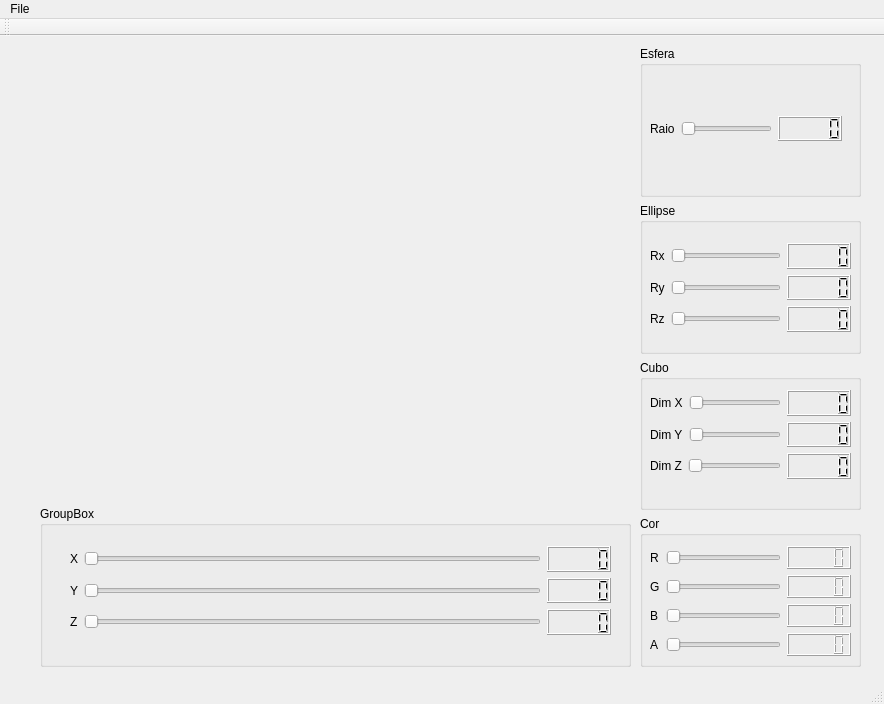
<?xml version="1.0" encoding="UTF-8"?>
<ui version="4.0">
 <class>MainWindow</class>
 <widget class="QMainWindow" name="MainWindow">
  <property name="geometry">
   <rect>
    <x>0</x>
    <y>0</y>
    <width>884</width>
    <height>704</height>
   </rect>
  </property>
  <property name="windowTitle">
   <string>MainWindow</string>
  </property>
  <widget class="QWidget" name="centralwidget">
   <widget class="QGroupBox" name="groupBox">
    <property name="geometry">
     <rect>
      <x>40</x>
      <y>470</y>
      <width>591</width>
      <height>161</height>
     </rect>
    </property>
    <property name="title">
     <string>GroupBox</string>
    </property>
    <widget class="QWidget" name="layoutWidget_4">
     <property name="geometry">
      <rect>
       <x>30</x>
       <y>40</y>
       <width>541</width>
       <height>89</height>
      </rect>
     </property>
     <layout class="QVBoxLayout" name="verticalLayout_4">
      <item>
       <layout class="QHBoxLayout" name="horizontalLayout_11">
        <item>
         <widget class="QLabel" name="label_15">
          <property name="text">
           <string>X</string>
          </property>
         </widget>
        </item>
        <item>
         <widget class="QSlider" name="horizontalSlider_15">
          <property name="orientation">
           <enum>Qt::Horizontal</enum>
          </property>
         </widget>
        </item>
        <item>
         <widget class="QLCDNumber" name="lcdNumber_15"/>
        </item>
       </layout>
      </item>
      <item>
       <layout class="QHBoxLayout" name="horizontalLayout_12">
        <item>
         <widget class="QLabel" name="label_16">
          <property name="text">
           <string>Y</string>
          </property>
         </widget>
        </item>
        <item>
         <widget class="QSlider" name="horizontalSlider_16">
          <property name="orientation">
           <enum>Qt::Horizontal</enum>
          </property>
         </widget>
        </item>
        <item>
         <widget class="QLCDNumber" name="lcdNumber_16"/>
        </item>
       </layout>
      </item>
      <item>
       <layout class="QHBoxLayout" name="horizontalLayout_13">
        <item>
         <widget class="QLabel" name="label_17">
          <property name="text">
           <string>Z</string>
          </property>
         </widget>
        </item>
        <item>
         <widget class="QSlider" name="horizontalSlider_17">
          <property name="orientation">
           <enum>Qt::Horizontal</enum>
          </property>
         </widget>
        </item>
        <item>
         <widget class="QLCDNumber" name="lcdNumber_17"/>
        </item>
       </layout>
      </item>
     </layout>
    </widget>
   </widget>
   <widget class="QWidget" name="widget" native="true">
    <property name="geometry">
     <rect>
      <x>10</x>
      <y>10</y>
      <width>611</width>
      <height>461</height>
     </rect>
    </property>
   </widget>
   <widget class="QWidget" name="">
    <property name="geometry">
     <rect>
      <x>640</x>
      <y>10</y>
      <width>221</width>
      <height>621</height>
     </rect>
    </property>
    <layout class="QVBoxLayout" name="verticalLayout_2">
     <item>
      <widget class="QGroupBox" name="SphereBox">
       <property name="title">
        <string>Esfera</string>
       </property>
       <widget class="QWidget" name="layoutWidget">
        <property name="geometry">
         <rect>
          <x>10</x>
          <y>70</y>
          <width>192</width>
          <height>25</height>
         </rect>
        </property>
        <layout class="QHBoxLayout" name="horizontalLayout">
         <item>
          <widget class="QLabel" name="label_5">
           <property name="text">
            <string>Raio</string>
           </property>
          </widget>
         </item>
         <item>
          <widget class="QSlider" name="horizontalSlider_5">
           <property name="orientation">
            <enum>Qt::Horizontal</enum>
           </property>
          </widget>
         </item>
         <item>
          <widget class="QLCDNumber" name="lcdNumber_5"/>
         </item>
        </layout>
       </widget>
      </widget>
     </item>
     <item>
      <widget class="QGroupBox" name="EllipseBox">
       <property name="title">
        <string>Ellipse</string>
       </property>
       <widget class="QWidget" name="layoutWidget">
        <property name="geometry">
         <rect>
          <x>10</x>
          <y>40</y>
          <width>201</width>
          <height>89</height>
         </rect>
        </property>
        <layout class="QVBoxLayout" name="verticalLayout">
         <item>
          <layout class="QHBoxLayout" name="horizontalLayout_2">
           <item>
            <widget class="QLabel" name="label_6">
             <property name="text">
              <string>Rx</string>
             </property>
            </widget>
           </item>
           <item>
            <widget class="QSlider" name="horizontalSlider_6">
             <property name="orientation">
              <enum>Qt::Horizontal</enum>
             </property>
            </widget>
           </item>
           <item>
            <widget class="QLCDNumber" name="lcdNumber_6"/>
           </item>
          </layout>
         </item>
         <item>
          <layout class="QHBoxLayout" name="horizontalLayout_3">
           <item>
            <widget class="QLabel" name="label_7">
             <property name="text">
              <string>Ry</string>
             </property>
            </widget>
           </item>
           <item>
            <widget class="QSlider" name="horizontalSlider_7">
             <property name="orientation">
              <enum>Qt::Horizontal</enum>
             </property>
            </widget>
           </item>
           <item>
            <widget class="QLCDNumber" name="lcdNumber_7"/>
           </item>
          </layout>
         </item>
         <item>
          <layout class="QHBoxLayout" name="horizontalLayout_4">
           <item>
            <widget class="QLabel" name="label_8">
             <property name="text">
              <string>Rz</string>
             </property>
            </widget>
           </item>
           <item>
            <widget class="QSlider" name="horizontalSlider_8">
             <property name="orientation">
              <enum>Qt::Horizontal</enum>
             </property>
            </widget>
           </item>
           <item>
            <widget class="QLCDNumber" name="lcdNumber_8"/>
           </item>
          </layout>
         </item>
        </layout>
       </widget>
      </widget>
     </item>
     <item>
      <widget class="QGroupBox" name="BoxBox">
       <property name="title">
        <string>Cubo</string>
       </property>
       <widget class="QWidget" name="layoutWidget_3">
        <property name="geometry">
         <rect>
          <x>10</x>
          <y>30</y>
          <width>201</width>
          <height>89</height>
         </rect>
        </property>
        <layout class="QVBoxLayout" name="verticalLayout_3">
         <item>
          <layout class="QHBoxLayout" name="horizontalLayout_8">
           <item>
            <widget class="QLabel" name="label_12">
             <property name="text">
              <string>Dim X</string>
             </property>
            </widget>
           </item>
           <item>
            <widget class="QSlider" name="horizontalSlider_12">
             <property name="orientation">
              <enum>Qt::Horizontal</enum>
             </property>
            </widget>
           </item>
           <item>
            <widget class="QLCDNumber" name="lcdNumber_12"/>
           </item>
          </layout>
         </item>
         <item>
          <layout class="QHBoxLayout" name="horizontalLayout_9">
           <item>
            <widget class="QLabel" name="label_13">
             <property name="text">
              <string>Dim Y</string>
             </property>
            </widget>
           </item>
           <item>
            <widget class="QSlider" name="horizontalSlider_13">
             <property name="orientation">
              <enum>Qt::Horizontal</enum>
             </property>
            </widget>
           </item>
           <item>
            <widget class="QLCDNumber" name="lcdNumber_13"/>
           </item>
          </layout>
         </item>
         <item>
          <layout class="QHBoxLayout" name="horizontalLayout_10">
           <item>
            <widget class="QLabel" name="label_14">
             <property name="text">
              <string>Dim Z</string>
             </property>
            </widget>
           </item>
           <item>
            <widget class="QSlider" name="horizontalSlider_14">
             <property name="orientation">
              <enum>Qt::Horizontal</enum>
             </property>
            </widget>
           </item>
           <item>
            <widget class="QLCDNumber" name="lcdNumber_14"/>
           </item>
          </layout>
         </item>
        </layout>
       </widget>
      </widget>
     </item>
     <item>
      <widget class="QGroupBox" name="ColorBox">
       <property name="title">
        <string>Cor</string>
       </property>
       <widget class="QWidget" name="layoutWidget">
        <property name="geometry">
         <rect>
          <x>10</x>
          <y>30</y>
          <width>201</width>
          <height>112</height>
         </rect>
        </property>
        <layout class="QGridLayout" name="gridLayout">
         <item row="0" column="0">
          <widget class="QLabel" name="label">
           <property name="text">
            <string>R</string>
           </property>
          </widget>
         </item>
         <item row="0" column="1">
          <widget class="QSlider" name="horizontalSlider">
           <property name="orientation">
            <enum>Qt::Horizontal</enum>
           </property>
          </widget>
         </item>
         <item row="0" column="2">
          <widget class="QLCDNumber" name="lcdNumber"/>
         </item>
         <item row="1" column="0">
          <widget class="QLabel" name="label_2">
           <property name="text">
            <string>G</string>
           </property>
          </widget>
         </item>
         <item row="1" column="1">
          <widget class="QSlider" name="horizontalSlider_2">
           <property name="orientation">
            <enum>Qt::Horizontal</enum>
           </property>
          </widget>
         </item>
         <item row="1" column="2">
          <widget class="QLCDNumber" name="lcdNumber_2"/>
         </item>
         <item row="2" column="0">
          <widget class="QLabel" name="label_3">
           <property name="text">
            <string>B</string>
           </property>
          </widget>
         </item>
         <item row="2" column="1">
          <widget class="QSlider" name="horizontalSlider_3">
           <property name="orientation">
            <enum>Qt::Horizontal</enum>
           </property>
          </widget>
         </item>
         <item row="2" column="2">
          <widget class="QLCDNumber" name="lcdNumber_3"/>
         </item>
         <item row="3" column="0">
          <widget class="QLabel" name="label_4">
           <property name="text">
            <string>A</string>
           </property>
          </widget>
         </item>
         <item row="3" column="1">
          <widget class="QSlider" name="horizontalSlider_4">
           <property name="orientation">
            <enum>Qt::Horizontal</enum>
           </property>
          </widget>
         </item>
         <item row="3" column="2">
          <widget class="QLCDNumber" name="lcdNumber_4"/>
         </item>
        </layout>
       </widget>
      </widget>
     </item>
    </layout>
   </widget>
  </widget>
  <widget class="QMenuBar" name="menubar">
   <property name="geometry">
    <rect>
     <x>0</x>
     <y>0</y>
     <width>884</width>
     <height>22</height>
    </rect>
   </property>
   <widget class="QMenu" name="menuFile">
    <property name="title">
     <string>File</string>
    </property>
    <addaction name="actionQuit"/>
   </widget>
   <addaction name="menuFile"/>
  </widget>
  <widget class="QStatusBar" name="statusbar"/>
  <widget class="QToolBar" name="toolBar">
   <property name="windowTitle">
    <string>toolBar</string>
   </property>
   <attribute name="toolBarArea">
    <enum>TopToolBarArea</enum>
   </attribute>
   <attribute name="toolBarBreak">
    <bool>false</bool>
   </attribute>
  </widget>
  <action name="actionQuit">
   <property name="text">
    <string>Quit</string>
   </property>
  </action>
 </widget>
 <resources/>
 <connections>
  <connection>
   <sender>actionQuit</sender>
   <signal>triggered()</signal>
   <receiver>MainWindow</receiver>
   <slot>QuitFromApp()</slot>
   <hints>
    <hint type="sourcelabel">
     <x>-1</x>
     <y>-1</y>
    </hint>
    <hint type="destinationlabel">
     <x>348</x>
     <y>224</y>
    </hint>
   </hints>
  </connection>
  <connection>
   <sender>horizontalSlider</sender>
   <signal>valueChanged(int)</signal>
   <receiver>lcdNumber</receiver>
   <slot>display(int)</slot>
   <hints>
    <hint type="sourcelabel">
     <x>702</x>
     <y>552</y>
    </hint>
    <hint type="destinationlabel">
     <x>849</x>
     <y>556</y>
    </hint>
   </hints>
  </connection>
  <connection>
   <sender>horizontalSlider_5</sender>
   <signal>valueChanged(int)</signal>
   <receiver>lcdNumber_5</receiver>
   <slot>display(int)</slot>
   <hints>
    <hint type="sourcelabel">
     <x>739</x>
     <y>124</y>
    </hint>
    <hint type="destinationlabel">
     <x>809</x>
     <y>124</y>
    </hint>
   </hints>
  </connection>
  <connection>
   <sender>horizontalSlider_6</sender>
   <signal>valueChanged(int)</signal>
   <receiver>lcdNumber_6</receiver>
   <slot>display(int)</slot>
   <hints>
    <hint type="sourcelabel">
     <x>735</x>
     <y>248</y>
    </hint>
    <hint type="destinationlabel">
     <x>808</x>
     <y>248</y>
    </hint>
   </hints>
  </connection>
  <connection>
   <sender>horizontalSlider_7</sender>
   <signal>valueChanged(int)</signal>
   <receiver>lcdNumber_7</receiver>
   <slot>display(int)</slot>
   <hints>
    <hint type="sourcelabel">
     <x>741</x>
     <y>279</y>
    </hint>
    <hint type="destinationlabel">
     <x>805</x>
     <y>272</y>
    </hint>
   </hints>
  </connection>
  <connection>
   <sender>horizontalSlider_8</sender>
   <signal>valueChanged(int)</signal>
   <receiver>lcdNumber_8</receiver>
   <slot>display(int)</slot>
   <hints>
    <hint type="sourcelabel">
     <x>729</x>
     <y>310</y>
    </hint>
    <hint type="destinationlabel">
     <x>802</x>
     <y>307</y>
    </hint>
   </hints>
  </connection>
  <connection>
   <sender>horizontalSlider_12</sender>
   <signal>valueChanged(int)</signal>
   <receiver>lcdNumber_12</receiver>
   <slot>display(int)</slot>
   <hints>
    <hint type="sourcelabel">
     <x>758</x>
     <y>397</y>
    </hint>
    <hint type="destinationlabel">
     <x>808</x>
     <y>397</y>
    </hint>
   </hints>
  </connection>
  <connection>
   <sender>horizontalSlider_13</sender>
   <signal>valueChanged(int)</signal>
   <receiver>lcdNumber_13</receiver>
   <slot>display(int)</slot>
   <hints>
    <hint type="sourcelabel">
     <x>759</x>
     <y>426</y>
    </hint>
    <hint type="destinationlabel">
     <x>805</x>
     <y>432</y>
    </hint>
   </hints>
  </connection>
  <connection>
   <sender>horizontalSlider_14</sender>
   <signal>valueChanged(int)</signal>
   <receiver>lcdNumber_14</receiver>
   <slot>display(int)</slot>
   <hints>
    <hint type="sourcelabel">
     <x>764</x>
     <y>453</y>
    </hint>
    <hint type="destinationlabel">
     <x>809</x>
     <y>457</y>
    </hint>
   </hints>
  </connection>
  <connection>
   <sender>horizontalSlider_2</sender>
   <signal>valueChanged(int)</signal>
   <receiver>lcdNumber_2</receiver>
   <slot>display(int)</slot>
   <hints>
    <hint type="sourcelabel">
     <x>771</x>
     <y>575</y>
    </hint>
    <hint type="destinationlabel">
     <x>810</x>
     <y>575</y>
    </hint>
   </hints>
  </connection>
  <connection>
   <sender>horizontalSlider_3</sender>
   <signal>valueChanged(int)</signal>
   <receiver>lcdNumber_3</receiver>
   <slot>display(int)</slot>
   <hints>
    <hint type="sourcelabel">
     <x>749</x>
     <y>598</y>
    </hint>
    <hint type="destinationlabel">
     <x>809</x>
     <y>602</y>
    </hint>
   </hints>
  </connection>
  <connection>
   <sender>horizontalSlider_4</sender>
   <signal>valueChanged(int)</signal>
   <receiver>lcdNumber_4</receiver>
   <slot>display(int)</slot>
   <hints>
    <hint type="sourcelabel">
     <x>763</x>
     <y>628</y>
    </hint>
    <hint type="destinationlabel">
     <x>809</x>
     <y>632</y>
    </hint>
   </hints>
  </connection>
  <connection>
   <sender>horizontalSlider_15</sender>
   <signal>valueChanged(int)</signal>
   <receiver>lcdNumber_15</receiver>
   <slot>display(int)</slot>
   <hints>
    <hint type="sourcelabel">
     <x>518</x>
     <y>555</y>
    </hint>
    <hint type="destinationlabel">
     <x>566</x>
     <y>558</y>
    </hint>
   </hints>
  </connection>
  <connection>
   <sender>horizontalSlider_16</sender>
   <signal>valueChanged(int)</signal>
   <receiver>lcdNumber_16</receiver>
   <slot>display(int)</slot>
   <hints>
    <hint type="sourcelabel">
     <x>502</x>
     <y>588</y>
    </hint>
    <hint type="destinationlabel">
     <x>567</x>
     <y>587</y>
    </hint>
   </hints>
  </connection>
  <connection>
   <sender>horizontalSlider_17</sender>
   <signal>valueChanged(int)</signal>
   <receiver>lcdNumber_17</receiver>
   <slot>display(int)</slot>
   <hints>
    <hint type="sourcelabel">
     <x>527</x>
     <y>614</y>
    </hint>
    <hint type="destinationlabel">
     <x>559</x>
     <y>619</y>
    </hint>
   </hints>
  </connection>
 </connections>
 <slots>
  <slot>QuitFromApp()</slot>
 </slots>
</ui>
